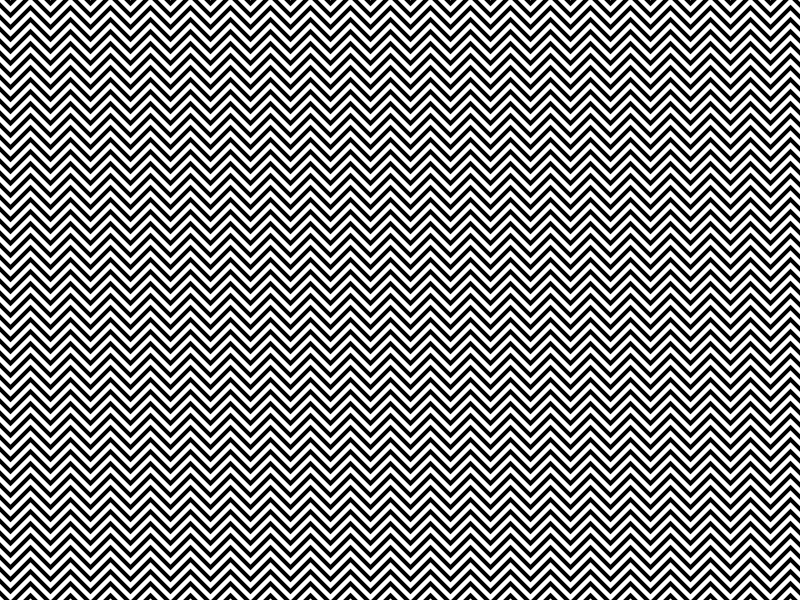
Frame 1 (no input)
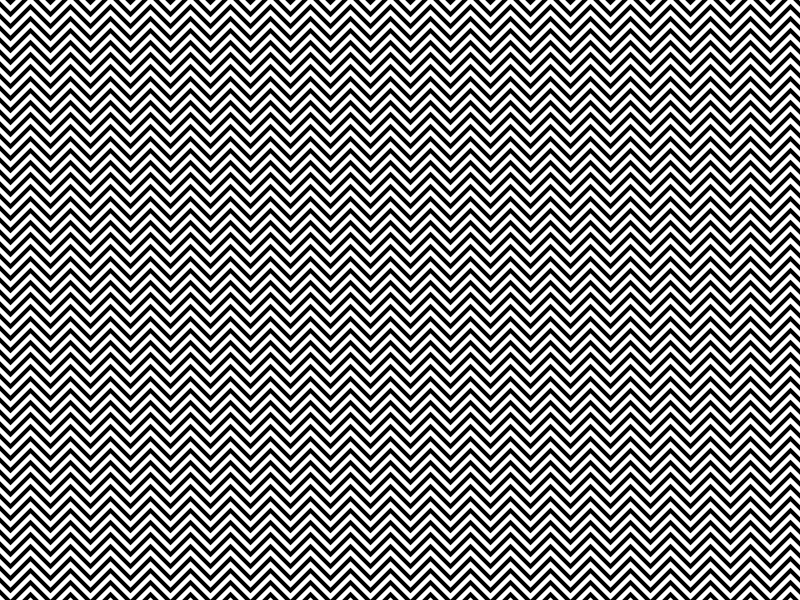
Frame 60 (the mouse pressed at the canvas centre just before this capture)
Frame 120 (the mouse held since frame 60 and released just before this capture): identical to frame 60, image omitted

The Processing sketch that drew these frames (run headless with seeded random() and noise(); from frame 60 on, the mouse is pressed at the canvas centre):

// Processing sketch: sketch_170215a
// ── sketch_170215a.pde
int g;

void setup() {
  
  size( 800, 600 );
  noFill();
  frameRate(12);
  
}

void draw() {

  g++;
  
  if ( g > 11 )
  {
    g = 0;
  }
  
  translate( -10, -30 + g );

  background( 255 );
  for ( int k = 0; k < height/12 + 4; k++ ) {

    strokeJoin(MITER);
    strokeWeight(4);
    beginShape();

    for ( int i = 0; i < width/20; i++ ) {
      vertex( 0 + i*40, 0 + k*12 );
      vertex( 20 + i*40, 20 + k*12 );
      vertex( 40 + i*40, 0 + k*12 );
    }

    endShape();
  
  }


}
